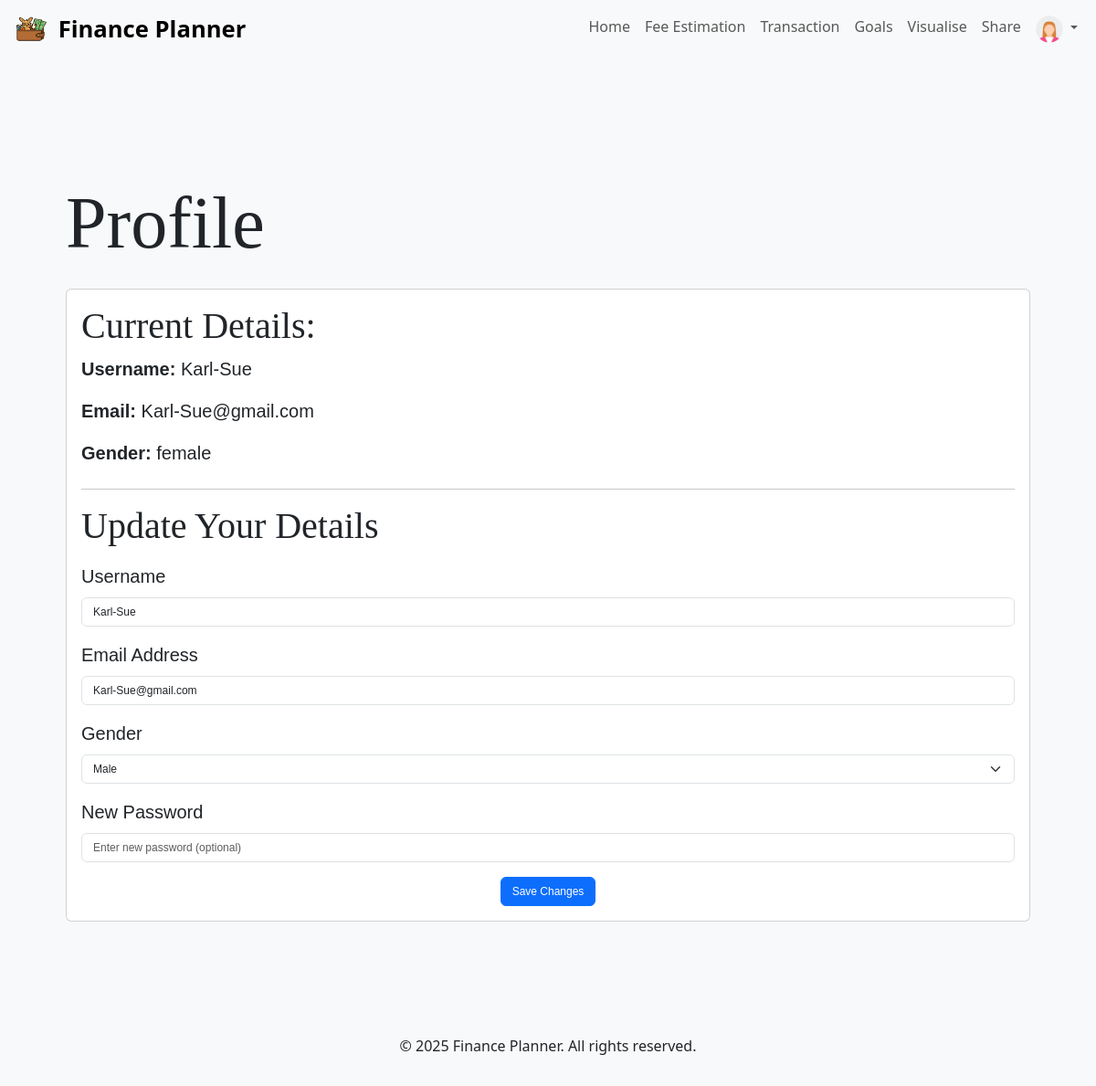
Screenshot of /profile (signed in) with the database file from the repository.
### app/models/user.py (models this page shows, shortened)
class User(db.Model, UserMixin):
    __tablename__ = "users"
    id = db.Column(db.Integer, primary_key=True)
    username = db.Column(db.String(80), unique=True, nullable=False)
    email = db.Column(db.String(120), unique=True, nullable=False)
    password = db.Column(db.String(120), nullable=False)
    gender = db.Column(db.String(10), nullable=False)
    role = db.Column(db.String(20), default="user")
    spendings = db.relationship("Spending", backref="user", lazy=True)
    goals = db.relationship("Goal", backref="user", lazy=True)
    posts = db.relationship("Post", backref="author", lazy=True)

### app/routes/profile.py (the view, shortened to what this page needs)
@bp.route('/profile', methods=['GET', 'POST'])
@login_required
def profile():
    form = ProfileForm()
    success_message = None
    return render_template('profile.html', form=form, success_message=success_message)

### app/forms/profileform.py
class ProfileForm(FlaskForm):
    username = StringField('Username', validators=[DataRequired()])
    email = StringField('Email', validators=[DataRequired(), Email()])
    gender = SelectField('Gender', choices=[('male', 'Male'), ('female', 'Female'), ('other', 'Prefer not to say')], validators=[DataRequired()])
    password = PasswordField('New Password', validators=[Optional()])
    submit = SubmitField('Save')

### app/templates/profile.html (shortened to what this page needs)
{% extends "base.html" %}
{% block content %}
<div class="container mt-5">
    <h1 class="mb-4 header_font" style="font-size: 10vh;">Profile</h1>
    <div class="card">
        <div class="card-body">
            <div class="mb-4">
                <h5 class="header_font" style="font-size: 5vh;">Current Details:</h5>
                <p class="text_font" style="font-size: 2.5vh;"><strong>Username:</strong> {{ current_user.username }}</p>
                <p class="text_font" style="font-size: 2.5vh;"><strong>Email:</strong> {{ current_user.email }}</p>
                <p class="text_font" style="font-size: 2.5vh;"><strong>Gender:</strong> {{ current_user.gender }}</p>
            </div>
            <hr>
            <h5 class="mb-3 header_font" style="font-size: 5vh;">Update Your Details</h5>
            <form method="POST" action="{{ url_for('profile.profile') }}">
                <div class="mb-3">
                    <label for="username" class="form-label text_font" style="font-size: 2.5vh;">Username</label>
                    {{ form.username(class="form-control text_font", id="username", value=current_user.username) }}
                </div>
                <div class="mb-3">
                    <label for="email" class="form-label text_font" style="font-size: 2.5vh;">Email Address</label>
                    {{ form.email(class="form-control text_font", id="email", value=current_user.email) }}
                </div>
                <div class="mb-3">
                    <label for="gender" class="form-label text_font" style="font-size: 2.5vh;">Gender</label>
                    {{ form.gender(class="form-select text_font", id="gender", value=current_user.gender) }}
                </div>
                <div class="mb-3">
                    <label for="password" class="form-label text_font" style="font-size: 2.5vh;">New Password</label>
                    {{ form.password(class="form-control text_font", id="password", placeholder="Enter new password (optional)") }}
                </div>
                <div class="text-center">
                    <button type="submit" class="btn btn-primary text_font">Save Changes</button>
                </div>
            </form>
        </div>
    </div>
</div>
{% endblock %}

### app/static/css/style.css (style rules this page uses)
.header_font { font-family: Georgia, 'Times New Roman', Times, serif; font-size: 1.5rem; }
.text_font { font-family: Verdana, Geneva, Tahoma, sans-serif; font-size: 0.75rem; }
body { background-color: #f8f9fa; }

### rows the page displays
User: username "Karl-Sue", email "Karl-Sue@gmail.com", gender "female", gender "Male"
